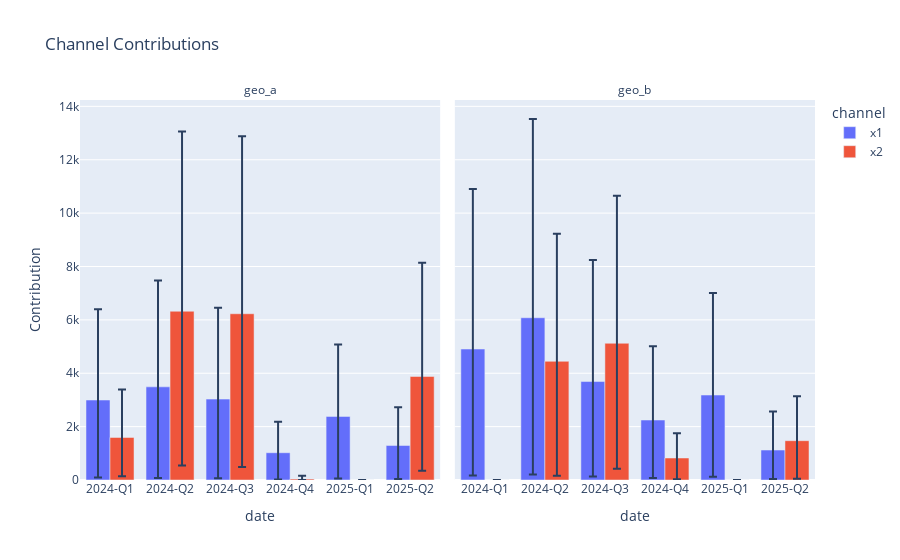

Here is the notebook cell this chart was saved with:
### Markdown cell above
### Q: aggregating over geos, how did the contribution of each channel changed quarter after quarter starting 2024?

### Code cell
from pymc_marketing.mmm.summary import MMMSummaryFactory

filtered_data = mmm.data.filter_dates(start_date="2024-01-01")
filtered_summary = MMMSummaryFactory(filtered_data, mmm)
filtered_factory = MMMPlotlyFactory(summary=filtered_summary)
filtered_factory.contributions(frequency="quarterly", color="channel", x="date")

### Figure 1 — Plotly figure (JSON) as saved in the notebook; plotly's stock layout.template omitted (floating-point values rounded to 4 significant figures)
{"data": [{"alignmentgroup": "True", "customdata": [["2996  CI: [90, 6399]", "geo_a"], ["3490  CI: [77, 7476]", "geo_a"], ["3030  CI: [68, 6452]", "geo_a"], ["1021  CI: [22, 2178]", "geo_a"], ["2382  CI: [52, 5080]", "geo_a"], ["1293  CI: [40, 2728]", "geo_a"]], "error_y": {"array": [3403.0, 3986.0, 3422.0, 1156.0, 2698.0, 1435.0], "arrayminus": [2906.0, 3412.0, 2962.0, 999.1, 2330.0, 1253.0]}, "hovertemplate": "channel=x1<br>Contribution=%{customdata[0]}<extra></extra>", "legendgroup": "x1", "marker": {"color": "#636efa", "pattern": {"shape": ""}}, "name": "x1", "offsetgroup": "x1", "orientation": "v", "showlegend": true, "textposition": "auto", "type": "bar", "x": ["2024-Q1", "2024-Q2", "2024-Q3", "2024-Q4", "2025-Q1", "2025-Q2"], "xaxis": "x", "y": [2996.0, 3490.0, 3031.0, 1022.0, 2382.0, 1293.0], "yaxis": "y"}, {"alignmentgroup": "True", "customdata": [["4906  CI: [170, 10902]", "geo_b"], ["6079  CI: [210, 13526]", "geo_b"], ["3689  CI: [130, 8245]", "geo_b"], ["2246  CI: [77, 5013]", "geo_b"], ["3182  CI: [118, 7010]", "geo_b"], ["1122  CI: [38, 2564]", "geo_b"]], "error_y": {"array": [5996.0, 7447.0, 4556.0, 2766.0, 3828.0, 1442.0], "arrayminus": [4736.0, 5869.0, 3559.0, 2169.0, 3064.0, 1083.0]}, "hovertemplate": "channel=x1<br>Contribution=%{customdata[0]}<extra></extra>", "legendgroup": "x1", "marker": {"color": "#636efa", "pattern": {"shape": ""}}, "name": "x1", "offsetgroup": "x1", "orientation": "v", "showlegend": false, "textposition": "auto", "type": "bar", "x": ["2024-Q1", "2024-Q2", "2024-Q3", "2024-Q4", "2025-Q1", "2025-Q2"], "xaxis": "x2", "y": [4907.0, 6079.0, 3689.0, 2247.0, 3183.0, 1122.0], "yaxis": "y2"}, {"alignmentgroup": "True", "customdata": [["1594  CI: [145, 3387]", "geo_a"], ["6322  CI: [547, 13059]", "geo_a"], ["6228  CI: [485, 12881]", "geo_a"], ["38  CI: [0, 157]", "geo_a"], ["0  CI: [0, 0]", "geo_a"], ["3878  CI: [343, 8143]", "geo_a"]], "error_y": {"array": [1793.0, 6737.0, 6653.0, 119.0, 0.0, 4265.0], "arrayminus": [1449.0, 5775.0, 5744.0, 38.59, 0.0, 3535.0]}, "hovertemplate": "channel=x2<br>Contribution=%{customdata[0]}<extra></extra>", "legendgroup": "x2", "marker": {"color": "#EF553B", "pattern": {"shape": ""}}, "name": "x2", "offsetgroup": "x2", "orientation": "v", "showlegend": true, "textposition": "auto", "type": "bar", "x": ["2024-Q1", "2024-Q2", "2024-Q3", "2024-Q4", "2025-Q1", "2025-Q2"], "xaxis": "x", "y": [1594.0, 6322.0, 6229.0, 38.59, 0.0, 3878.0], "yaxis": "y"}, {"alignmentgroup": "True", "customdata": [["0  CI: [0, 0]", "geo_b"], ["4446  CI: [160, 9226]", "geo_b"], ["5123  CI: [417, 10652]", "geo_b"], ["824  CI: [29, 1749]", "geo_b"], ["0  CI: [0, 0]", "geo_b"], ["1472  CI: [50, 3141]", "geo_b"]], "error_y": {"array": [0.0, 4780.0, 5530.0, 924.7, 0.0, 1669.0], "arrayminus": [0.0, 4287.0, 4706.0, 794.9, 0.0, 1422.0]}, "hovertemplate": "channel=x2<br>Contribution=%{customdata[0]}<extra></extra>", "legendgroup": "x2", "marker": {"color": "#EF553B", "pattern": {"shape": ""}}, "name": "x2", "offsetgroup": "x2", "orientation": "v", "showlegend": false, "textposition": "auto", "type": "bar", "x": ["2024-Q1", "2024-Q2", "2024-Q3", "2024-Q4", "2025-Q1", "2025-Q2"], "xaxis": "x2", "y": [0.0, 4447.0, 5123.0, 824.3, 0.0, 1473.0], "yaxis": "y2"}], "layout": {"annotations": [{"font": {}, "showarrow": false, "text": "geo_a", "x": 0.245, "xanchor": "center", "xref": "paper", "y": 1, "yanchor": "bottom", "yref": "paper"}, {"font": {}, "showarrow": false, "text": "geo_b", "x": 0.755, "xanchor": "center", "xref": "paper", "y": 1, "yanchor": "bottom", "yref": "paper"}], "barmode": "group", "legend": {"title": {"text": "channel"}, "tracegroupgap": 0}, "title": {"text": "Channel Contributions"}, "xaxis": {"anchor": "y", "domain": [0, 0.49], "title": {"text": "date"}}, "xaxis2": {"anchor": "y2", "domain": [0.51, 1], "matches": "x", "title": {"text": "date"}}, "yaxis": {"anchor": "x", "domain": [0, 1], "title": {"text": "Contribution"}}, "yaxis2": {"anchor": "x2", "domain": [0, 1], "matches": "y", "showticklabels": false}}}
